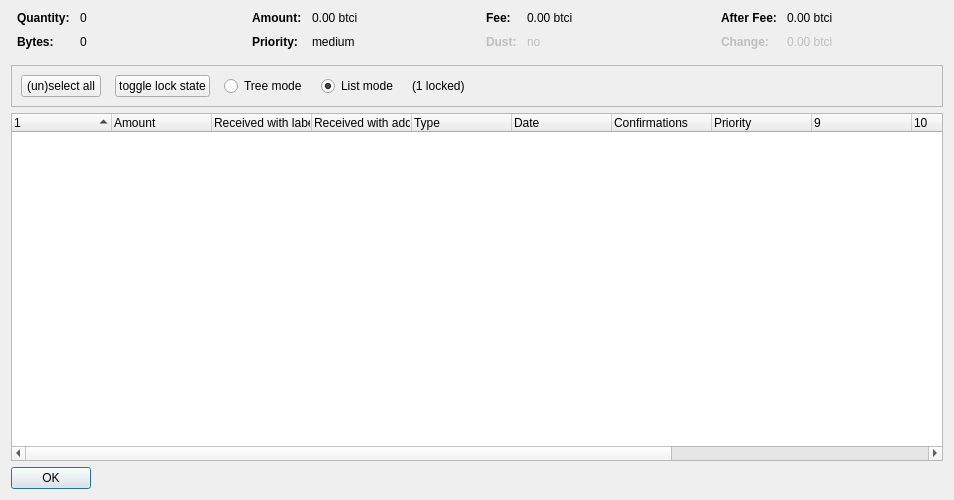
<?xml version="1.0" encoding="UTF-8"?>
<ui version="4.0">
 <class>CoinControlDialog</class>
 <widget class="QDialog" name="CoinControlDialog">
  <property name="geometry">
   <rect>
    <x>0</x>
    <y>0</y>
    <width>954</width>
    <height>500</height>
   </rect>
  </property>
  <property name="windowTitle">
   <string>Coin Selection</string>
  </property>
  <layout class="QVBoxLayout" name="verticalLayout">
   <item>
    <layout class="QHBoxLayout" name="horizontalLayoutTop" stretch="0,0,0,0">
     <property name="topMargin">
      <number>0</number>
     </property>
     <property name="bottomMargin">
      <number>10</number>
     </property>
     <item>
      <layout class="QFormLayout" name="formLayoutCoinControl1">
       <property name="horizontalSpacing">
        <number>10</number>
       </property>
       <property name="verticalSpacing">
        <number>10</number>
       </property>
       <property name="leftMargin">
        <number>6</number>
       </property>
       <property name="rightMargin">
        <number>6</number>
       </property>
       <item row="0" column="0">
        <widget class="QLabel" name="labelCoinControlQuantityText">
         <property name="font">
          <font>
           <weight>75</weight>
           <bold>true</bold>
          </font>
         </property>
         <property name="text">
          <string>Quantity:</string>
         </property>
        </widget>
       </item>
       <item row="0" column="1">
        <widget class="QLabel" name="labelCoinControlQuantity">
         <property name="cursor">
          <cursorShape>IBeamCursor</cursorShape>
         </property>
         <property name="contextMenuPolicy">
          <enum>Qt::ActionsContextMenu</enum>
         </property>
         <property name="text">
          <string notr="true">0</string>
         </property>
         <property name="textInteractionFlags">
          <set>Qt::LinksAccessibleByMouse|Qt::TextSelectableByKeyboard|Qt::TextSelectableByMouse</set>
         </property>
        </widget>
       </item>
       <item row="1" column="0">
        <widget class="QLabel" name="labelCoinControlBytesText">
         <property name="font">
          <font>
           <weight>75</weight>
           <bold>true</bold>
          </font>
         </property>
         <property name="text">
          <string>Bytes:</string>
         </property>
        </widget>
       </item>
       <item row="1" column="1">
        <widget class="QLabel" name="labelCoinControlBytes">
         <property name="cursor">
          <cursorShape>IBeamCursor</cursorShape>
         </property>
         <property name="contextMenuPolicy">
          <enum>Qt::ActionsContextMenu</enum>
         </property>
         <property name="text">
          <string notr="true">0</string>
         </property>
         <property name="textInteractionFlags">
          <set>Qt::LinksAccessibleByMouse|Qt::TextSelectableByKeyboard|Qt::TextSelectableByMouse</set>
         </property>
        </widget>
       </item>
      </layout>
     </item>
     <item>
      <layout class="QFormLayout" name="formLayoutCoinControl2">
       <property name="horizontalSpacing">
        <number>10</number>
       </property>
       <property name="verticalSpacing">
        <number>10</number>
       </property>
       <property name="leftMargin">
        <number>6</number>
       </property>
       <property name="rightMargin">
        <number>6</number>
       </property>
       <item row="0" column="0">
        <widget class="QLabel" name="labelCoinControlAmountText">
         <property name="font">
          <font>
           <weight>75</weight>
           <bold>true</bold>
          </font>
         </property>
         <property name="text">
          <string>Amount:</string>
         </property>
        </widget>
       </item>
       <item row="0" column="1">
        <widget class="QLabel" name="labelCoinControlAmount">
         <property name="cursor">
          <cursorShape>IBeamCursor</cursorShape>
         </property>
         <property name="contextMenuPolicy">
          <enum>Qt::ActionsContextMenu</enum>
         </property>
         <property name="text">
          <string notr="true">0.00 btci</string>
         </property>
         <property name="textInteractionFlags">
          <set>Qt::LinksAccessibleByMouse|Qt::TextSelectableByKeyboard|Qt::TextSelectableByMouse</set>
         </property>
        </widget>
       </item>
       <item row="1" column="0">
        <widget class="QLabel" name="labelCoinControlPriorityText">
         <property name="font">
          <font>
           <weight>75</weight>
           <bold>true</bold>
          </font>
         </property>
         <property name="text">
          <string>Priority:</string>
         </property>
        </widget>
       </item>
       <item row="1" column="1">
        <widget class="QLabel" name="labelCoinControlPriority">
         <property name="cursor">
          <cursorShape>IBeamCursor</cursorShape>
         </property>
         <property name="contextMenuPolicy">
          <enum>Qt::ActionsContextMenu</enum>
         </property>
         <property name="text">
          <string>medium</string>
         </property>
         <property name="textInteractionFlags">
          <set>Qt::LinksAccessibleByMouse|Qt::TextSelectableByKeyboard|Qt::TextSelectableByMouse</set>
         </property>
        </widget>
       </item>
      </layout>
     </item>
     <item>
      <layout class="QFormLayout" name="formLayoutCoinControl3">
       <property name="horizontalSpacing">
        <number>10</number>
       </property>
       <property name="verticalSpacing">
        <number>10</number>
       </property>
       <property name="leftMargin">
        <number>6</number>
       </property>
       <property name="rightMargin">
        <number>6</number>
       </property>
       <item row="0" column="0">
        <widget class="QLabel" name="labelCoinControlFeeText">
         <property name="font">
          <font>
           <weight>75</weight>
           <bold>true</bold>
          </font>
         </property>
         <property name="text">
          <string>Fee:</string>
         </property>
        </widget>
       </item>
       <item row="0" column="1">
        <widget class="QLabel" name="labelCoinControlFee">
         <property name="cursor">
          <cursorShape>IBeamCursor</cursorShape>
         </property>
         <property name="contextMenuPolicy">
          <enum>Qt::ActionsContextMenu</enum>
         </property>
         <property name="text">
          <string notr="true">0.00 btci</string>
         </property>
         <property name="textInteractionFlags">
          <set>Qt::LinksAccessibleByMouse|Qt::TextSelectableByKeyboard|Qt::TextSelectableByMouse</set>
         </property>
        </widget>
       </item>
       <item row="1" column="0">
        <widget class="QLabel" name="labelCoinControlLowOutputText">
         <property name="enabled">
          <bool>false</bool>
         </property>
         <property name="font">
          <font>
           <weight>75</weight>
           <bold>true</bold>
          </font>
         </property>
         <property name="text">
          <string>Dust:</string>
         </property>
        </widget>
       </item>
       <item row="1" column="1">
        <widget class="QLabel" name="labelCoinControlLowOutput">
         <property name="enabled">
          <bool>false</bool>
         </property>
         <property name="cursor">
          <cursorShape>IBeamCursor</cursorShape>
         </property>
         <property name="contextMenuPolicy">
          <enum>Qt::ActionsContextMenu</enum>
         </property>
         <property name="text">
          <string>no</string>
         </property>
         <property name="textInteractionFlags">
          <set>Qt::LinksAccessibleByMouse|Qt::TextSelectableByKeyboard|Qt::TextSelectableByMouse</set>
         </property>
        </widget>
       </item>
      </layout>
     </item>
     <item>
      <layout class="QFormLayout" name="formLayoutCoinControl4">
       <property name="horizontalSpacing">
        <number>10</number>
       </property>
       <property name="verticalSpacing">
        <number>10</number>
       </property>
       <property name="leftMargin">
        <number>6</number>
       </property>
       <property name="rightMargin">
        <number>6</number>
       </property>
       <item row="0" column="0">
        <widget class="QLabel" name="labelCoinControlAfterFeeText">
         <property name="font">
          <font>
           <weight>75</weight>
           <bold>true</bold>
          </font>
         </property>
         <property name="text">
          <string>After Fee:</string>
         </property>
        </widget>
       </item>
       <item row="0" column="1">
        <widget class="QLabel" name="labelCoinControlAfterFee">
         <property name="cursor">
          <cursorShape>IBeamCursor</cursorShape>
         </property>
         <property name="contextMenuPolicy">
          <enum>Qt::ActionsContextMenu</enum>
         </property>
         <property name="text">
          <string notr="true">0.00 btci</string>
         </property>
         <property name="textInteractionFlags">
          <set>Qt::LinksAccessibleByMouse|Qt::TextSelectableByKeyboard|Qt::TextSelectableByMouse</set>
         </property>
        </widget>
       </item>
       <item row="1" column="0">
        <widget class="QLabel" name="labelCoinControlChangeText">
         <property name="enabled">
          <bool>false</bool>
         </property>
         <property name="font">
          <font>
           <weight>75</weight>
           <bold>true</bold>
          </font>
         </property>
         <property name="text">
          <string>Change:</string>
         </property>
        </widget>
       </item>
       <item row="1" column="1">
        <widget class="QLabel" name="labelCoinControlChange">
         <property name="enabled">
          <bool>false</bool>
         </property>
         <property name="cursor">
          <cursorShape>IBeamCursor</cursorShape>
         </property>
         <property name="contextMenuPolicy">
          <enum>Qt::ActionsContextMenu</enum>
         </property>
         <property name="text">
          <string notr="true">0.00 btci</string>
         </property>
         <property name="textInteractionFlags">
          <set>Qt::LinksAccessibleByMouse|Qt::TextSelectableByKeyboard|Qt::TextSelectableByMouse</set>
         </property>
        </widget>
       </item>
      </layout>
     </item>
    </layout>
   </item>
   <item>
    <widget class="QFrame" name="frame">
     <property name="minimumSize">
      <size>
       <width>0</width>
       <height>40</height>
      </size>
     </property>
     <property name="frameShape">
      <enum>QFrame::StyledPanel</enum>
     </property>
     <property name="frameShadow">
      <enum>QFrame::Sunken</enum>
     </property>
     <layout class="QHBoxLayout" name="horizontalLayout">
      <item>
       <layout class="QHBoxLayout" name="horizontalLayoutPanel" stretch="0,0,0,0,0,0">
        <property name="spacing">
         <number>14</number>
        </property>
        <item>
         <widget class="QPushButton" name="pushButtonSelectAll">
          <property name="sizePolicy">
           <sizepolicy hsizetype="Maximum" vsizetype="Fixed">
            <horstretch>0</horstretch>
            <verstretch>0</verstretch>
           </sizepolicy>
          </property>
          <property name="text">
           <string>(un)select all</string>
          </property>
          <property name="autoDefault">
           <bool>false</bool>
          </property>
         </widget>
        </item>
        <item>
         <widget class="QPushButton" name="pushButtonToggleLock">
          <property name="sizePolicy">
           <sizepolicy hsizetype="Maximum" vsizetype="Fixed">
            <horstretch>0</horstretch>
            <verstretch>0</verstretch>
           </sizepolicy>
          </property>
          <property name="text">
           <string>toggle lock state</string>
          </property>
          <property name="autoDefault">
           <bool>false</bool>
          </property>
         </widget>
        </item>
        <item>
         <widget class="QRadioButton" name="radioTreeMode">
          <property name="sizePolicy">
           <sizepolicy hsizetype="Maximum" vsizetype="Fixed">
            <horstretch>0</horstretch>
            <verstretch>0</verstretch>
           </sizepolicy>
          </property>
          <property name="text">
           <string>Tree mode</string>
          </property>
         </widget>
        </item>
        <item>
         <widget class="QRadioButton" name="radioListMode">
          <property name="sizePolicy">
           <sizepolicy hsizetype="Maximum" vsizetype="Fixed">
            <horstretch>0</horstretch>
            <verstretch>0</verstretch>
           </sizepolicy>
          </property>
          <property name="text">
           <string>List mode</string>
          </property>
          <property name="checked">
           <bool>true</bool>
          </property>
         </widget>
        </item>
        <item>
         <widget class="QLabel" name="labelLocked">
          <property name="text">
           <string>(1 locked)</string>
          </property>
         </widget>
        </item>
        <item>
         <spacer name="horizontalSpacer">
          <property name="orientation">
           <enum>Qt::Horizontal</enum>
          </property>
          <property name="sizeHint" stdset="0">
           <size>
            <width>40</width>
            <height>20</height>
           </size>
          </property>
         </spacer>
        </item>
       </layout>
      </item>
     </layout>
    </widget>
   </item>
   <item>
    <widget class="CoinControlTreeWidget" name="treeWidget">
     <property name="contextMenuPolicy">
      <enum>Qt::CustomContextMenu</enum>
     </property>
     <property name="sortingEnabled">
      <bool>false</bool>
     </property>
     <property name="columnCount">
      <number>13</number>
     </property>
     <attribute name="headerShowSortIndicator" stdset="0">
      <bool>true</bool>
     </attribute>
     <attribute name="headerStretchLastSection">
      <bool>false</bool>
     </attribute>
     <column>
      <property name="text">
       <string/>
      </property>
     </column>
     <column>
      <property name="text">
       <string>Amount</string>
      </property>
     </column>
     <column>
      <property name="text">
       <string>Received with label</string>
      </property>
     </column>
     <column>
      <property name="text">
       <string>Received with address</string>
      </property>
     </column>
     <column>
      <property name="text">
       <string>Type</string>
      </property>
     </column>
     <column>
      <property name="text">
       <string>Date</string>
      </property>
     </column>
     <column>
      <property name="text">
       <string>Confirmations</string>
      </property>
      <property name="toolTip">
       <string>Confirmed</string>
      </property>
     </column>
     <column>
      <property name="text">
       <string>Priority</string>
      </property>
     </column>
     <column>
      <property name="text">
       <string/>
      </property>
     </column>
     <column>
      <property name="text">
       <string/>
      </property>
     </column>
     <column>
      <property name="text">
       <string/>
      </property>
     </column>
     <column>
      <property name="text">
       <string/>
      </property>
     </column>
     <column>
      <property name="text">
       <string/>
      </property>
     </column>
    </widget>
   </item>
   <item>
    <widget class="QDialogButtonBox" name="buttonBox">
     <property name="sizePolicy">
      <sizepolicy hsizetype="Maximum" vsizetype="Fixed">
       <horstretch>0</horstretch>
       <verstretch>0</verstretch>
      </sizepolicy>
     </property>
     <property name="orientation">
      <enum>Qt::Horizontal</enum>
     </property>
     <property name="standardButtons">
      <set>QDialogButtonBox::Ok</set>
     </property>
    </widget>
   </item>
  </layout>
 </widget>
 <customwidgets>
  <customwidget>
   <class>CoinControlTreeWidget</class>
   <extends>QTreeWidget</extends>
   <header>coincontroltreewidget.h</header>
  </customwidget>
 </customwidgets>
 <resources/>
 <connections/>
</ui>
